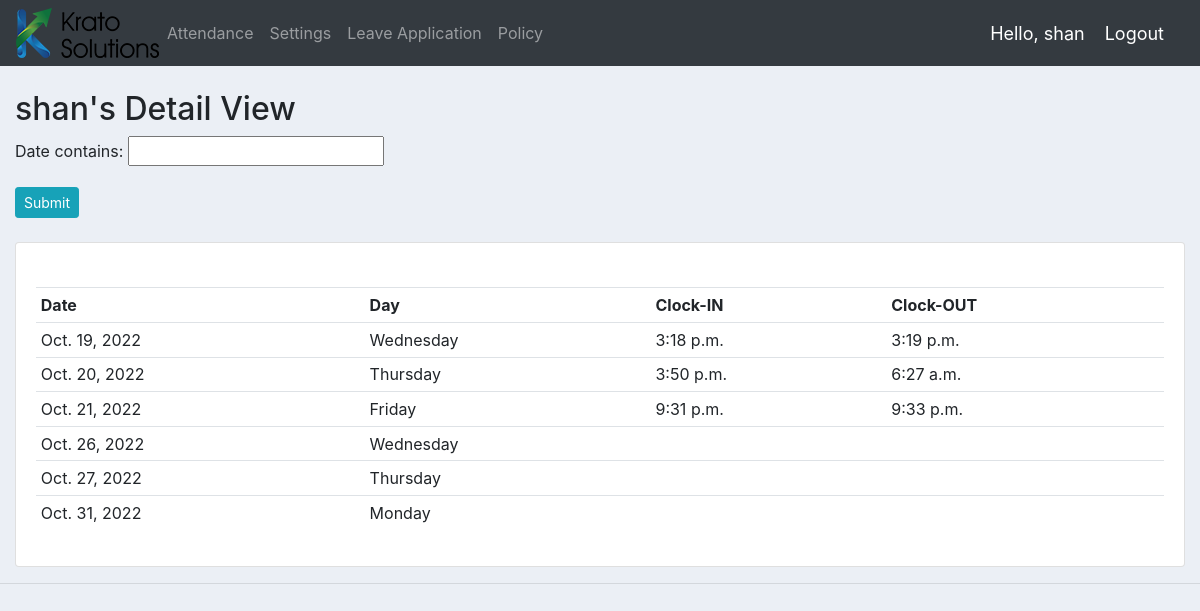
/detail_view/11/ (signed in), run on the app's committed database.
### accounts/models.py (models this page shows, shortened)
class Customer(models.Model):
	user = models.OneToOneField(User, null=True, blank=True, on_delete=models.CASCADE)
	name = models.CharField(max_length=200, null=True)
	phone = models.CharField(max_length=200, null=True)
	email = models.EmailField(max_length=200, null=True)
	designation = models.CharField(max_length=200, null=True)
	profile_pic = models.ImageField(default="profile1.png", null=True, blank=True)
	date_of_join = models.DateTimeField(auto_now_add=True, null=True)
	date_of_birth = models.DateTimeField(auto_now_add=True, null=True)
	date_created = models.DateTimeField(auto_now_add=True, null=True)
	def __str__(self):
		return self.name

class Attendance(models.Model):
	attender = models.CharField(max_length=25,null=True)
	date = models.DateField(null=True)
	is_present = models.BooleanField(null=True)
	clockin = models.DateTimeField(null=True)
	clockout = models.DateTimeField(null=True)

### accounts/views.py (the view)
# urls.py: path('detail_view/<str:pk>/', views.detail_view, name="detail_view"),
@login_required(login_url='login')
def detail_view(request, pk):
	name = Customer.objects.get(id=pk)
	employee = Attendance.objects.filter(attender=name)
	f = AttenFilter(request.GET, queryset=Attendance.objects.filter(attender=name))
	has_filter = any(field in request.GET for field in set(f.get_fields()))
	context = {'employee':employee, 'filter': f, 'has_filter': has_filter, 'name' : name}
	return render(request, 'accounts/detail_view.html', context)

### accounts/templates/accounts/detail_view.html (shortened to what this page needs)
{%  extends 'accounts/main.html' %}
{% block content %}
{% load static %}
{% load i18n %}
<br />
<h2>{{name}}'s Detail View</h2>
<form method="get">
    {{ filter.form.as_p }}
    <input class="btn btn-sm btn-info" type="submit" />
</form>
<br />
<div class="card card-body">
    <br />
    <table class="table table-sm">
        <tr>
            <th>Date</th>
            <th>Day</th>
            <th>Clock-IN</th>
            <th>Clock-OUT</th>
        </tr>
        {% for emp in filter.qs %}
            <tr>
                <td>{{emp.date}}</td>
                <td>{{emp.date|date:"l"}}</td>
                <td>{{emp.clockin.time}}</td>
                <td>{{emp.clockout.time}}</td>
            </tr>
        {% endfor %}
    </table>
</div>
{% endblock %}

### accounts/templates/accounts/navbar.html (shortened to what this page needs)
{% load static %}
<nav class="navbar navbar-expand-lg navbar-dark bg-dark">
 <img src="{% static 'images/logo.png' %}">
  <div class="collapse navbar-collapse" id="navbarNav">
    <ul class="navbar-nav">
      {% if request.user.is_staff %}
      <li class="nav-item">
        <a class="nav-link" href="{% url 'attendance' %}">Attendance</a>
      </li>
      <li class="nav-item">
        <a class="nav-link" href="{% url 'home' %}">Dashboard</a>
      </li>
      <li class="nav-item">
        <a class="nav-link" href="{% url 'admin:index' %}">Admin Page</a>
      </li>
      <li class="nav-item">
        <a class="nav-link" href="{% url 'register' %}">Register User</a>
      </li>
      <li class="nav-item">
        <a class="nav-link" href="{% url 'account' %}">Settings</a>
      </li>
      <li class="nav-item">
        <a class="nav-link" href="{% url 'leave_application' %}">Leave Application</a>
      </li>
      <li class="nav-item">
        <a class="nav-link" href="{% url 'DownloadPdf' %}">Policy</a>
      </li>
      {% else %}
      <li class="nav-item">
        <a class="nav-link" href="{% url 'attendance' %}">Attendance</a>
      </li>
       <li class="nav-item">
        <a class="nav-link" href="{% url 'account' %}">Settings</a>
      </li>
      <li class="nav-item">
        <a class="nav-link" href="{% url 'leave_application' %}">Leave Application</a>
      </li>
      <li class="nav-item">
        <a class="nav-link" href="{% url 'DownloadPdf' %}">Policy</a>
      </li>
      {% endif %}
    </ul>
  </div>
  <span class="hello-msg">Hello, {{request.user}}</span>
  <span ><a  class="hello-msg" href="{% url 'logout' %}">Logout</a></span>
</nav>

### static/css/main.css (style rules this page uses)
body { background-color: #ebeff5; }

### accounts/templates/accounts/navbar.html (style rules this page uses)
.hello-msg { font-size: 18px; color: #fff; margin-right: 20px; }

### data on the page
Customer: name "shan"
Attendance: date "Oct. 19, 2022", date "Wednesday", clockin.time "3:18 p.m.", clockout.time "3:19 p.m."
Attendance: date "Oct. 20, 2022", date "Thursday", clockin.time "3:50 p.m.", clockout.time "6:27 a.m."
Attendance: date "Oct. 21, 2022", date "Friday", clockin.time "9:31 p.m.", clockout.time "9:33 p.m."
Attendance: date "Oct. 26, 2022", date "Wednesday"
Attendance: date "Oct. 27, 2022", date "Thursday"
Attendance: date "Oct. 31, 2022", date "Monday"

### other printed values
{{ request.user }} "shan"
